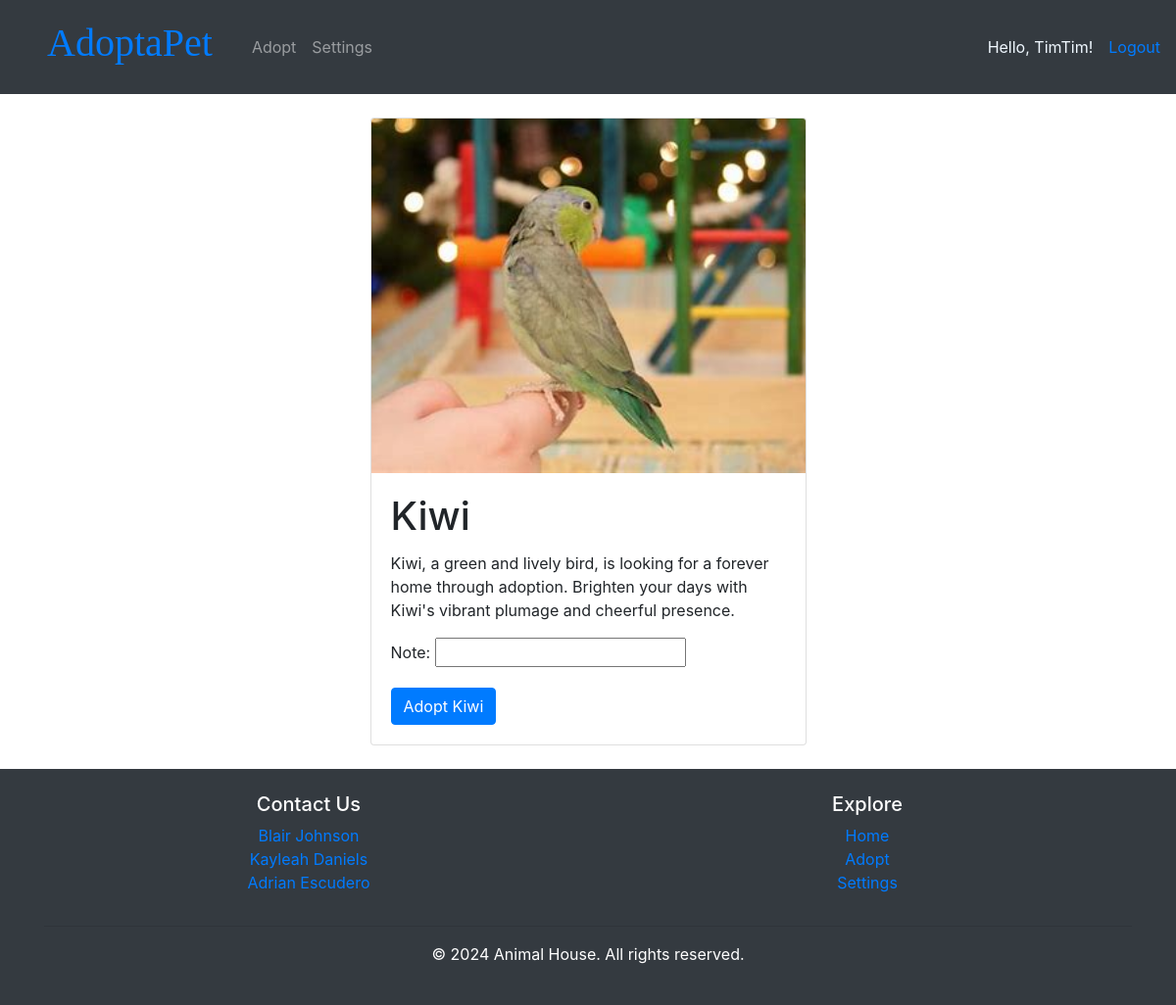
Screenshot of /adopt/5/ (signed in) with the database file from the repository.
### app/models.py (models this page shows, shortened)
class Pet(models.Model):
        GENDER = (
		('Male', 'Male'),
		('Female', 'Female'),
	)
        STATUS = (
        ('Adopted', 'Adopted'),
        ('Available', 'Available'),
	)
        name = models.CharField(max_length=200, null=True)
        age = models.IntegerField()
        gender = models.CharField(max_length=200, null=True, choices=GENDER)
        description = models.CharField(max_length=1000, null=True)
        pet_pic = models.ImageField(upload_to="pets_pics")
        status = models.CharField(max_length=200, default="Available", choices=STATUS)
        owner = models.ForeignKey(Owner, null=True, on_delete=models.CASCADE)
        date_created = models.DateTimeField(auto_now_add=True, null=True)

### app/decorators.py (the view)
		def wrapper_func(request, *args, **kwargs):
			group = None
			if request.user.groups.exists():
				group = request.user.groups.all()[0].name
			if group in allowed_roles:
				return view_func(request, *args, **kwargs)
			else:
				return HttpResponse("You are not authorized to view this page")

### app/forms.py
class AdoptionForm(ModelForm):
	class Meta:
		model = Adoption
		fields = ["note"]

### app/views.py (called while the page is built, shortened)
@login_required
@allowed_users(allowed_roles=["owner"])
def adoptionPage(request, id):
    pet = get_object_or_404(Pet, id=id)
    adoption_form = AdoptionForm()
    return render(request, 'adoption.html', {'pet': pet, 'adoption_form': adoption_form})

### app/templates/adoption.html
{% extends "base.html" %} {% block content %}
<div class="container mt-4">
  <div class="row">
    <div class="col-md-5 ml-auto mr-auto">
      <div class="card">
        <img
          src="{{ pet.pet_pic.url }}"
          class="card-img-top"
          alt="{{ pet.name }} Image"
        />
        <div class="card-body">
          <h1 class="card-title">{{ pet.name }}</h1>
          <p class="card-text">{{ pet.description }}</p>
          <form method="post" action="">
            {% csrf_token %} {{ adoption_form.as_p }}
            <button type="submit" class="btn btn-primary">
              Adopt {{ pet.name }}
            </button>
          </form>
        </div>
      </div>
    </div>
  </div>
</div>
<br>
{% endblock %}

### app/templates/base.html (shortened to what this page needs)
{% load static %}
<!DOCTYPE html>
<html lang="en">
  <head>
    <link rel="stylesheet" href="{% static "styles.css" %}">
    <link rel="stylesheet" href="{% static "pets.css" %}">
    <link
      rel="stylesheet"
      href="https://stackpath.bootstrapcdn.com/bootstrap/4.3.1/css/bootstrap.min.css"
    />
  </head>
  <body>
    <nav class="navbar navbar-expand-lg navbar-dark bg-dark">
        <div class="collapse navbar-collapse" id="navbarNav">
          <div class='AnimalHouse'><h1><a href="{% url "home" %}">AdoptaPet</a><h1></div>
            <ul class="navbar-nav">
              {% if request.user.is_authenticated %}
                  {% if request.user.is_staff %}
                      <li class="nav-item">
                          <a class="nav-link" href="{% url "pets" %}">Animals</a>
                      </li>
                      <li class="nav-item">
                          <a class="nav-link" href="{% url "dash" %}">Admin</a>
                      </li>
                  {% else %}
                      <li class="nav-item">
                          <a class="nav-link" href="{% url "pets" %}">Adopt</a>
                      </li>
                      <li class="nav-item">
                          <a class="nav-link" href="{% url "settings" %}">Settings</a>
                      </li>
                  {% endif %}
              {% endif %}
          </ul>
          <div class="d-flex ml-auto">
              {% if request.user.is_authenticated %}
                  <span class="hello-msg mr-3">Hello, {{ request.user }}!</span>
                  <a class="hello-msg" href="{% url "logout" %}">Logout</a>
              {% else %}
                  <a class="hello-msg" href="{% url "login" %}">Sign In</a>
              {% endif %}
          </div>
      </nav>
    {% block content %}{% endblock content %}
    <footer class="bg-dark text-white">
      <div class="container py-4">
          <div class="row">
              <div class="col-md">
                {% if not request.user.is_staff %}
                  <h5>Contact Us</h5>
                  <ul class="list-unstyled">
                      <li><a href="https://www.linkedin.com/in/blair-johnson-47536927b/" target="_blank">Blair Johnson</a></li>
                      <li><a href="https://www.linkedin.com/in/kayleah-daniels-29041b290/" target="_blank">Kayleah Daniels</a></li>
                      <li><a href="https://www.linkedin.com/in/adrian-escudero-a5336a27b/" target="_blank">Adrian Escudero</a></li>
                  </ul>
              </div>
                  <div class="col-md">
                      <h5>Explore</h5>
                      <ul class="list-unstyled">
                          <li><a href="{% url "home" %}">Home</a></li>
                          <li><a href="{% url "pets" %}">Adopt</a></li>
                          <li><a href="{% url "settings" %}">Settings</a></li>
                      </ul>
                  </div>
              {% endif %}
          </div>
          <hr />
          <p class="text-center">&copy; 2024 Animal House. All rights reserved.</p>
      </div>
  </footer>
    </body>
  </body>
</html>

### app/static/styles.css (style rules this page uses)
html, body { height: 100%; margin: 0; }
.mr-3 { color: aliceblue; }
footer { display: flex; justify-content: flex-end; position: relative; left: 0; bottom: 0; width: 100%; text-align: center; }
.AnimalHouse { color: rgb(246, 251, 255); font-family: Georgia, 'Times New Roman', Times, serif; margin: 1.5vh 4vh ; }

### app/static/pets.css (style rules this page uses)
.card { height: 100%; display: flex; flex-direction: column; }
.card img { flex-grow: 1; object-fit: cover; }

### rows the page displays
Pet: pet_pic (picture), name "Kiwi", description "Kiwi, a green and lively bird, is looking for a forever home through adoption. Brighten your days with Kiwi's vibrant plumage and cheerful presence."

### other values shown
{{ request.user }} "TimTim"
